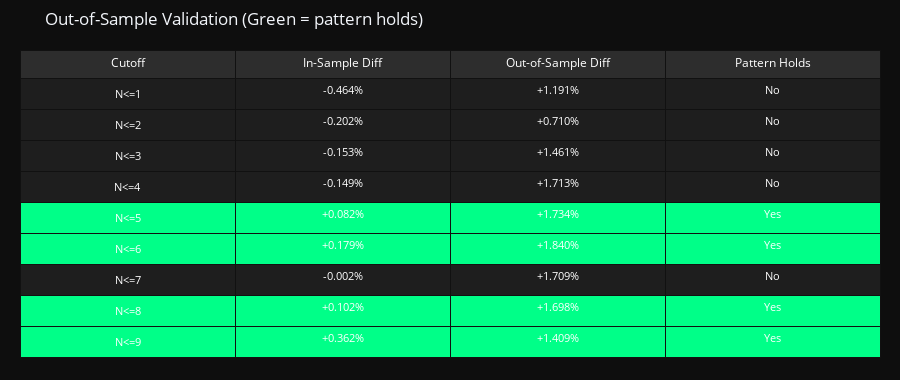

This figure's notebook cell:
### Markdown cell above
## 7. Robustness Check: Out-of-Sample Validation

Split the data temporally: does the pattern hold in both halves?

### Code cell
print("Test: Out-of-Sample Validation (Temporal Split)")
print("=" * 60)
print()

# Split at midpoint
split_idx = n_months // 2
split_date = results[1]['date'].iloc[split_idx]

print(f"Total months: {n_months}")
print(f"Split date: {split_date.strftime('%Y-%m')}")
print(f"In-sample: {split_idx} months, Out-of-sample: {n_months - split_idx} months")
print()

# Test each significant cutoff in both periods
oos_results = []
for cutoff in range(1, 10):
    # In-sample
    in_low = np.mean([alphas[n][:split_idx] for n in range(1, cutoff + 1)], axis=0)
    in_high = np.mean([alphas[n][:split_idx] for n in range(cutoff + 1, 11)], axis=0)
    in_diff = np.mean(in_low - in_high)
    
    # Out-of-sample
    out_low = np.mean([alphas[n][split_idx:] for n in range(1, cutoff + 1)], axis=0)
    out_high = np.mean([alphas[n][split_idx:] for n in range(cutoff + 1, 11)], axis=0)
    out_diff = np.mean(out_low - out_high)
    
    oos_results.append({
        'cutoff': cutoff,
        'in_diff': in_diff * 100,
        'out_diff': out_diff * 100,
        'in_positive': in_diff > 0,
        'out_positive': out_diff > 0,
        'consistent': (in_diff > 0) == (out_diff > 0)
    })

# Create table
oos_data = {
    'Cutoff': [f'N<={r["cutoff"]}' for r in oos_results],
    'In-Sample Diff': [f"{r['in_diff']:+.3f}%" for r in oos_results],
    'Out-of-Sample Diff': [f"{r['out_diff']:+.3f}%" for r in oos_results],
    'Pattern Holds': ['Yes' if r['consistent'] and r['in_positive'] else 'No' for r in oos_results]
}

row_colors = [COLOR_POSITIVE if r['consistent'] and r['in_positive'] else '#1e1e1e' for r in oos_results]

fig = go.Figure(data=[go.Table(
    header=dict(
        values=list(oos_data.keys()),
        fill_color='#2d2d2d',
        font=dict(color='white', size=12),
        align='center'
    ),
    cells=dict(
        values=list(oos_data.values()),
        fill_color=[row_colors] * len(oos_data),
        font=dict(color='white', size=11),
        align='center'
    )
)])

fig.update_layout(
    title='Out-of-Sample Validation (Green = pattern holds)',
    paper_bgcolor='#0e0e0e',
    margin=dict(l=20, r=20, t=50, b=20),
    height=380
)
fig.show()

# Summary
holding_cutoffs = [r['cutoff'] for r in oos_results if r['consistent'] and r['in_positive']]
print(f"\nCutoffs where Low N > High N in BOTH periods: N<={holding_cutoffs if holding_cutoffs else 'None'}")

### Figure 1 — Plotly figure (JSON) as saved in the notebook; plotly's stock layout.template omitted (floating-point values rounded to 4 significant figures)
{"data": [{"cells": {"align": "center", "fill": {"color": [["#1e1e1e", "#1e1e1e", "#1e1e1e", "#1e1e1e", "#00ff88", "#00ff88", "#1e1e1e", "#00ff88", "#00ff88"], ["#1e1e1e", "#1e1e1e", "#1e1e1e", "#1e1e1e", "#00ff88", "#00ff88", "#1e1e1e", "#00ff88", "#00ff88"], ["#1e1e1e", "#1e1e1e", "#1e1e1e", "#1e1e1e", "#00ff88", "#00ff88", "#1e1e1e", "#00ff88", "#00ff88"], ["#1e1e1e", "#1e1e1e", "#1e1e1e", "#1e1e1e", "#00ff88", "#00ff88", "#1e1e1e", "#00ff88", "#00ff88"]]}, "font": {"color": "white", "size": 11}, "values": [["N<=1", "N<=2", "N<=3", "N<=4", "N<=5", "N<=6", "N<=7", "N<=8", "N<=9"], ["-0.464%", "-0.202%", "-0.153%", "-0.149%", "+0.082%", "+0.179%", "-0.002%", "+0.102%", "+0.362%"], ["+1.191%", "+0.710%", "+1.461%", "+1.713%", "+1.734%", "+1.840%", "+1.709%", "+1.698%", "+1.409%"], ["No", "No", "No", "No", "Yes", "Yes", "No", "Yes", "Yes"]]}, "header": {"align": "center", "fill": {"color": "#2d2d2d"}, "font": {"color": "white", "size": 12}, "values": ["Cutoff", "In-Sample Diff", "Out-of-Sample Diff", "Pattern Holds"]}, "type": "table"}], "layout": {"height": 380, "margin": {"b": 20, "l": 20, "r": 20, "t": 50}, "paper_bgcolor": "#0e0e0e", "title": {"text": "Out-of-Sample Validation (Green = pattern holds)"}}}
